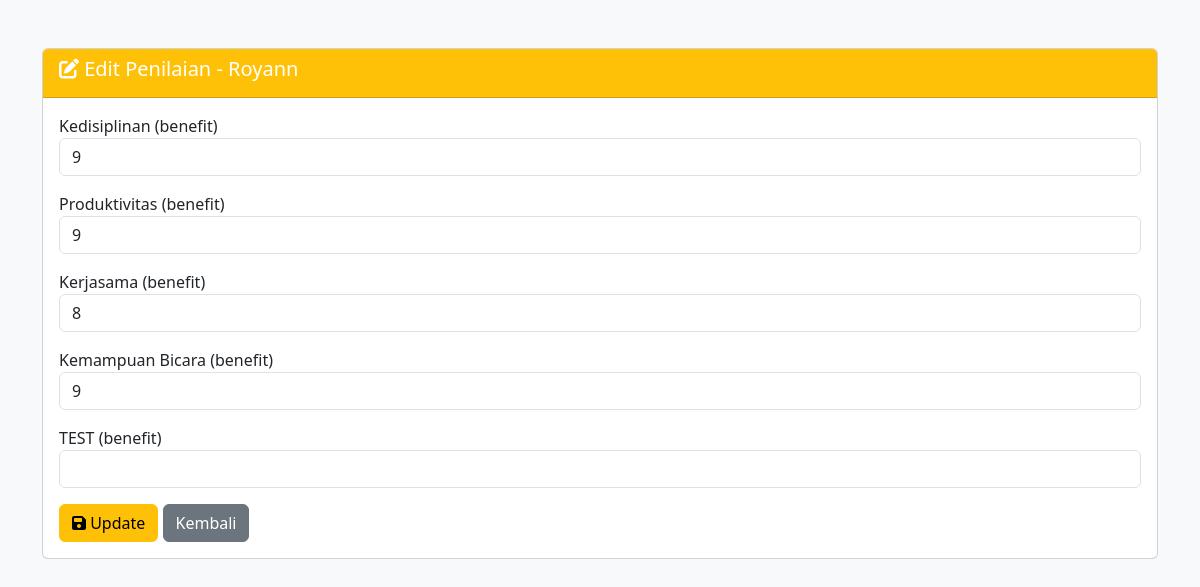
The page /edit_penilaian.php?id=1 (signed in) on the database its author committed.
### tables this page shows
CREATE TABLE `karyawan` (
  `id_karyawan` int(11) NOT NULL,
  `nama_karyawan` varchar(100) NOT NULL
);

CREATE TABLE `data_kriteria` (
  `id_kriteria` int(11) NOT NULL,
  `kode_kriteria` varchar(10) NOT NULL,
  `nama_kriteria` varchar(100) NOT NULL,
  `bobot` decimal(5,2) NOT NULL,
  `jenis` enum('benefit','cost') NOT NULL
);

### edit_penilaian.php (the view, shortened to what this page needs)
<?php
$conn = new mysqli("localhost", "root", "", "spk_saw");
$id_karyawan = $_GET['id'] ?? null;
$karyawan = $conn->query("SELECT * FROM karyawan WHERE id_karyawan = '$id_karyawan'")->fetch_assoc();
$kriteria = $conn->query("SELECT * FROM data_kriteria");
$nilai_penilaian = [];
$nilai_q = $conn->query("SELECT * FROM penilaian WHERE id_karyawan = '$id_karyawan'");
while ($row = $nilai_q->fetch_assoc()) {
    $nilai_penilaian[$row['id_kriteria']] = $row['nilai'];
}
?>
<!DOCTYPE html>
<html lang="id">
<head>
    <link rel="stylesheet" href="https://cdn.jsdelivr.net/npm/bootstrap@5.3.3/dist/css/bootstrap.min.css">
    <link rel="stylesheet" href="https://cdnjs.cloudflare.com/ajax/libs/font-awesome/6.5.0/css/all.min.css">
</head>
<body class="bg-light">
<div class="container mt-5">
    <div class="card">
        <div class="card-header bg-warning text-white">
            <h5><i class="fas fa-edit"></i> Edit Penilaian - <?= $karyawan['nama_karyawan'] ?></h5>
        </div>
        <div class="card-body">
            <form method="POST">
                <?php while($k = $kriteria->fetch_assoc()):
                    $idk = $k['id_kriteria'];
                    $nilai = $nilai_penilaian[$idk] ?? '';
                ?>
                    <div class="mb-3">
                        <label><?= $k['nama_kriteria'] ?> (<?= $k['jenis'] ?>)</label>
                        <input type="number" name="nilai[<?= $idk ?>]" value="<?= $nilai ?>" class="form-control" step="0.01" required>
                    </div>
                <?php endwhile; ?>
                <button type="submit" class="btn btn-warning"><i class="fas fa-save"></i> Update</button>
                <a href="../data_penilaian.php" class="btn btn-secondary">Kembali</a>
            </form>
        </div>
    </div>
</div>
</body>
</html>

### rows shown on the page
karyawan: nama_karyawan "Royann"
data_kriteria: nama_kriteria "Kedisiplinan", jenis "benefit", id_kriteria "9"
data_kriteria: nama_kriteria "Produktivitas", jenis "benefit", id_kriteria "9"
data_kriteria: nama_kriteria "Kerjasama", jenis "benefit", id_kriteria "8"
data_kriteria: nama_kriteria "Kemampuan Bicara", jenis "benefit", id_kriteria "9"
data_kriteria: nama_kriteria "TEST", jenis "benefit"
